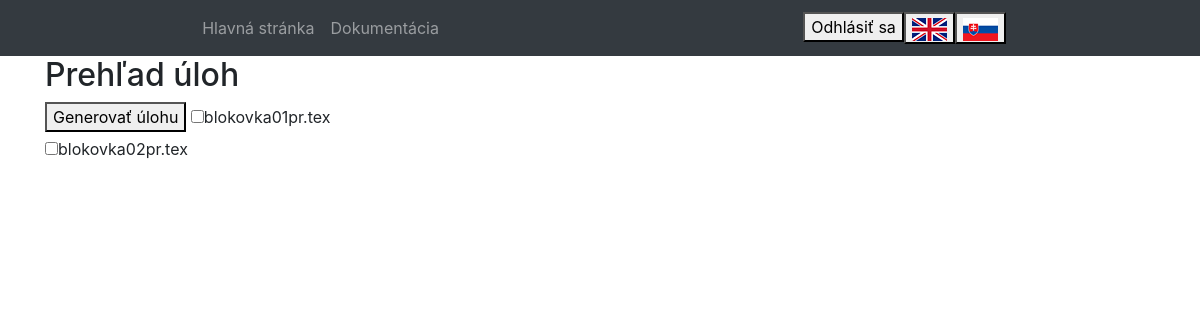
The page /student.php (signed in) on the database its author committed.
### tables this page shows
CREATE TABLE `student_exercise` (
  `id` int UNSIGNED NOT NULL,
  `exercise_id` int UNSIGNED NOT NULL,
  `date_start` date DEFAULT NULL,
  `date_end` date DEFAULT NULL,
  `max_points` int NOT NULL
);

CREATE TABLE `exercise` (
  `id` int UNSIGNED NOT NULL,
  `file_name` varchar(64) NOT NULL
);

### languages/sk.php (called while the page is built)
<?php
$language = [
    'page_name' => 'Login stránka',
    'documentation'=>'Dokumentácia',
    'login_name' => 'Login meno',
    'password' => 'Heslo',
    'login' => 'Prihlásiť sa',
    'register' => 'Registruj sa',
    'student' => 'Študent',
    'teacher' => 'Učiteľ',
    'role_select' => 'Zvoľ rolu používateľa',
    'registration' => 'Registrácia',
    'registration_success' => 'Boli ste úspešne registrovaní',
    'logout' => 'Odhlásiť sa',
    'name' => 'Meno',
    'surname' => 'Priezvisko',
    'task_overview' => 'Prehľad úloh',
    'task_id' => 'ID úlohy',
    'latex_content' => 'Obsah latexu',
    'completed' => 'Dokončené',
    'solution' => 'Riešenie',
    'submit_solution' => 'Odoslať riešenie',
    'generate_task' => 'Generovať úlohu',
    'yes' => 'Áno',
    'no' => 'Nie',
    'generated_task'=>"Vygenerovaná úloha",
    'user_exists' => "Používateľ s týmto emailom/loginom už existuje.",
    'login_not' => "Zadajte login.",
    'login_req' => "Login musí byť min. 6 znakov a max. 32 a môže obsahovať len malé a veľké písmená, čísla a podtržník.",
    'password_not' => "Zadajte heslo.",
    'password_req' => "Heslo musí byť minimálne 6 znakov dlhé a obsahovať len malé a veľké písmená a čísla.",
    'name_not' => "Zadajte meno.",
    'name_req' => "Meno musí byť minimálne 1 znak dlhé a obsahovať iba malé a veľké písmená.",
    'surname_not' => "Zadajte priezvisko",
    'surname_req' => "Priezvisko musí byť minimálne 1 znak dlhé a obsahovať iba malé a veľké písmená.",
    'upload_latex' => "Nahrávanie LaTex súboru",
    'dir_not' => "Do zložky sa nedá nahrávať",
    'file_fail' => "Nahrávanie súboru neuspelo",
    'choose_file' => "Zvoľte latex súbor",
    'choose_latex' => "Prosím zvoľte súbor latex",
    'assign_exercise' => "Pridajte úlohy pre študentov",
    'select_exercise' => "Zvoľte súbor s úlohami",
    'start_date' => "Začiatočný dátum",
    'end_date' => "Konečný dátum",
    'max_points' => "Maximum získaných bodov",
    'all_students' => "Študenti",
    'submit' => "Odoslať",
    'export_csv' => "Exportovať do CSV",
    'main_page' => "Hlavná stránka",
];

### student.php (the view, shortened to what this page needs)
<?php
require_once('config.php');
$selectedLanguage = $_SESSION['language'];
try {
    $pdo = new PDO("mysql:host=$hostname;dbname=$dbname", $username, $password);
    $pdo->setAttribute(PDO::ATTR_ERRMODE, PDO::ERRMODE_EXCEPTION);
} catch(PDOException $e) {
    echo $e->getMessage();
}
if(isset($_SESSION["user_id"])) {
    $stmt = $pdo->prepare("SELECT * FROM exercise LEFT JOIN student_exercise ON exercise.id = student_exercise.exercise_id WHERE (student_exercise.date_start <= NOW() AND student_exercise.date_end >= NOW() OR student_exercise.date_start IS NULL AND student_exercise.date_end IS NULL)");
    $stmt->execute();
    $exercises = $stmt->fetchAll(PDO::FETCH_ASSOC);
}
?>
<!DOCTYPE html>
<html lang="<?php echo $selectedLanguage; ?>">
<head>
    <link rel="stylesheet" href="https://stackpath.bootstrapcdn.com/bootstrap/4.3.1/css/bootstrap.min.css">
    <link href="https://unpkg.com/tabulator-tables@5.4.4/dist/css/tabulator.min.css" rel="stylesheet">
    <link rel="stylesheet" href="styles.css">
</head>
<body>
<nav class="navbar navbar-expand-lg navbar-dark bg-dark">
    <div class=" navbar-collapse justify-content-md-center" id="navbarsExample08">
        <ul class="navbar-nav">
            <li class="nav-item">
                <a class="nav-link" href="./index.php"><?php echo $language['main_page']; ?></a>
            </li>
            <li>
            <a class="nav-link" href="./Documentation.php"><?php echo $language['documentation']; ?></a>
        </li>
        </ul>
    </div>
    <div class="navbar-collapse justify-content-md-center" id="navbarsExample08">
        <ul class="navbar-nav">
            <li class="nav-item">
                <form action="#" method="post">
                    <button type="submit"><?php echo $language['logout'];?></button>
                </form>
            </li>
            <li class="nav-item">
                <form action="#" method="post">
                    <button type="submit"><img src="./images/enflag.png" alt="English Flag"></button>
                </form>
            </li>
            <li class="nav-item">
                <form action="#" method="post">
                    <button type="submit"><img src="./images/skflag.png" alt="Slovak Flag"></button>
                </form>
            </li>
        </ul>
    </div>
</nav>
<div class="container">
    <h2><?php echo $language['task_overview'];?></h2>
    <form action="#" method="post">
        <button type="submit"><?php echo $language['generate_task'];?></button>
        <?php foreach($exercises as $exercise) {
        echo '<label><input type="checkbox" name="files[]" value="' . $exercise['file_name'] . '">' . $exercise['file_name'] . '</label><br>';
        }?>
    </form>
</body>
</html>

### rows shown on the page
student_exercise: exercise.file_name "blokovka01pr.tex"
exercise: file_name "blokovka02pr.tex"

### other values the page prints
$language['main_page'] "Hlavná stránka"
$language['documentation'] "Dokumentácia"
$language['logout'] "Odhlásiť sa"
$language['task_overview'] "Prehľad úloh"
$language['generate_task'] "Generovať úlohu"
